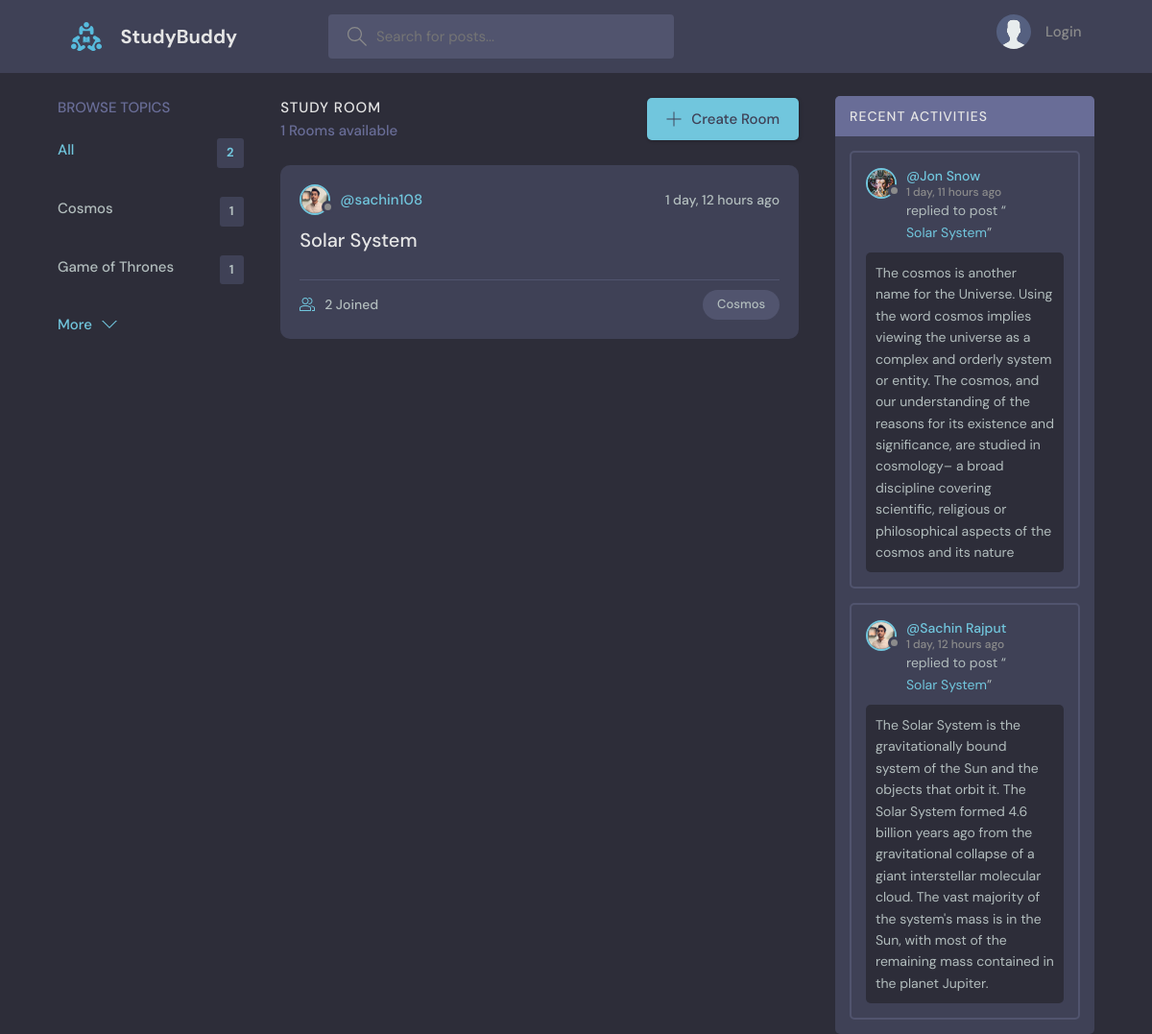
/?q=Cosmos, run on the app's committed database.
### base/models.py (models this page shows, shortened)
class Topic(models.Model):
    name=models.CharField(max_length=200)

class Room(models.Model):
    host=models.ForeignKey(User, on_delete=models.SET_NULL, null=True)
    topic=models.ForeignKey(Topic, on_delete=models.SET_NULL, null=True)
    name=models.CharField(max_length=200)
    desccription=models.TextField(null=True, blank=True)
    participants=models.ManyToManyField(User, related_name='participants', blank=True)
    updated=models.DateTimeField(auto_now=True)
    created=models.DateTimeField(auto_now_add=True)
    class Meta:
        ordering=['-updated', '-created']
    def __str__(self):
        return self.name

class User(AbstractUser):
    name = models.CharField(max_length=200, null=True)
    email = models.EmailField(unique=True, null=True)
    bio = models.TextField(null=True)
    avatar = models.ImageField(null=True, default="avatar.svg")
    USERNAME_FIELD = 'email'
    REQUIRED_FIELDS = []

class Message(models.Model):
    room=models.ForeignKey(Room, on_delete=models.CASCADE)
    user=models.ForeignKey(User, on_delete=models.CASCADE)
    body=models.TextField()
    updated=models.DateTimeField(auto_now=True)
    created=models.DateTimeField(auto_now_add=True)
    class Meta:
        ordering=['-updated', '-created']

### base/views.py (the view)
# urls.py: path('', views.Home, name='Home'),
def Home(request):
    q=request.GET.get('q') if request.GET.get('q') != None else  ''
    rooms=Room.objects.filter(
        Q(topic__name__icontains=q)|
        Q(name__icontains=q)|
        Q(desccription__icontains=q)
    )
    topics=Topic.objects.all()[0:5]
    room_count=rooms.count()
    room_messages=Message.objects.filter(Q(room__topic__name__icontains=q))
    context={'rooms':rooms, 'topics':topics, 'room_count':room_count, "room_messages":room_messages}
    return render(request, 'base/home.html', context)

### base/Templates/base/home.html (shortened to what this page needs)
{%  extends 'Main.html' %}
{% block content %}
<main class="layout layout--3">
      <div class="container">
        {% include 'base/topic_components.html' %}
        <div class="roomList">
          <div class="roomList__header">
            <div>
              <h2>Study Room</h2>
              <p>{{rooms.count}} Rooms available</p>
            </div>
            <a class="btn btn--main" href="{%url 'create-room' %}">
              <svg version="1.1" xmlns="http://www.w3.org/2000/svg" width="32" height="32" viewBox="0 0 32 32">
                <title>add</title>
                <path
                  d="M16.943 0.943h-1.885v14.115h-14.115v1.885h14.115v14.115h1.885v-14.115h14.115v-1.885h-14.115v-14.115z"
                ></path>
              </svg>
              Create Room
            </a>
          </div>
          {% include 'base/feed_component.html' %}
        </div>
        {% include 'base/activity_component.html' %}
      </div>
    </main>
{% endblock %}

### base/Templates/base/topic_components.html
<div class="topics">
    <div class="topics__header">
      <h2>Browse Topics</h2>
    </div>
    <ul class="topics__list">
      <li>
        <a href="{% url 'Home' %}" class="active">All <span>{{topics.count}}</span></a>
      </li>
      {% for topic in topics %}
      <li>
        <a href="{% url 'Home' %}?q={{topic.name}}">{{topic.name}} <span>{{topic.room_set.all.count}}</span> </a>
      </li>
      {% endfor %}
    </ul>
    <a class="btn btn--link" href="{% url 'topics' %}">
      More
      <svg version="1.1" xmlns="http://www.w3.org/2000/svg" width="32" height="32" viewBox="0 0 32 32">
        <title>chevron-down</title>
        <path d="M16 21l-13-13h-3l16 16 16-16h-3l-13 13z"></path>
      </svg>
    </a>
  </div>

### base/Templates/base/feed_component.html (shortened to what this page needs)
{% for room in rooms %}
<div class="roomListRoom">
    <div class="roomListRoom__header">
      <a href="{% url 'user-profile' room.host.id %}" class="roomListRoom__author">
        <div class="avatar avatar--small">
          <img src="{{room.host.avatar.url}}" />
        </div>
        <span>@{{room.host.username}}</span>
      </a>
      <div class="roomListRoom__actions">
        <span>{{room.created|timesince}} ago</span>
      </div>
    </div>
    <div class="roomListRoom__content">
      <a href="{% url 'room' room.id %}">{{room.name}}</a>
    </div>
    <div class="roomListRoom__meta">
      <a href="{% url 'room' room.id %}" class="roomListRoom__joined">
        {{room.participants.all.count}} Joined
      </a>
      <p class="roomListRoom__topic">{{room.topic.name}}</p>
    </div>
  </div>
{% endfor %}

### base/Templates/base/activity_component.html (shortened to what this page needs)
<div class="activities">
    <div class="activities__header">
      <h2>Recent Activities</h2>
    </div>
    {% for message in room_messages %}
    <div class="activities__box">
      <div class="activities__boxHeader roomListRoom__header">
        <a href="{% url 'user-profile' message.user.id %}" class="roomListRoom__author">
          <div class="avatar avatar--small">
            <img src="{{message.user.avatar.url}}" />
          </div>
          <p>
            @{{message.user.name}}
            <span>{{message.created | timesince}} ago</span>
          </p>
        </a>
      </div>
      <div class="activities__boxContent">
        <p>replied to post “<a href="{% url 'room' message.room.id %}">{{message.room}}</a>”</p>
        <div class="activities__boxRoomContent">
            {{message.body}}
        </div>
      </div>
    </div>
    {% endfor %}
  </div>

### data on the page
Topic: name "Cosmos", room_set.all.count "1"
Topic: name "Game of Thrones", room_set.all.count "1"
Room: host.avatar (picture), host.username "sachin108", created "1 day, 12 hours", name "Solar System", participants.all.count "2", topic.name "Cosmos"
Message: user.avatar (picture), user.name "Jon Snow", created "1 day, 11 hours", room "Solar System", body "The cosmos is another name for the Universe. Using the word cosmos implies viewing the universe as a complex and orderly system or entity. The cosmos, and our understanding of the reasons for its existence and significance, are studied in cosmology– a broad discipline covering scientific, religious or philosophical aspects of the cosmos and its nature"
Message: user.avatar (picture), user.name "Sachin Rajput", created "1 day, 12 hours", room "Solar System", body "The Solar System is the gravitationally bound system of the Sun and the objects that orbit it. The Solar System formed 4.6 billion years ago from the gravitational collapse of a giant interstellar molecular cloud. The vast majority of the system's mass is in the Sun, with most of the remaining mass contained in the planet Jupiter."

### other printed values
{{ topics.count }} "2"
{{ rooms.count }} "1"
